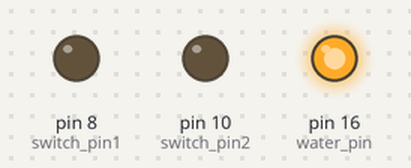
The program below on a simulated Raspberry Pi (header pin numbers). Shown: output pins drawn as LEDs (lit = HIGH). The clock reads 2024-03-15 10:24:30 at power-on unless the program sets it.

Above: at 0.1 s.
At 10.1 s:
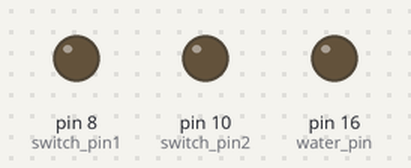
Timing chart, 0 to 11.6 s (numbered marks = the images above):
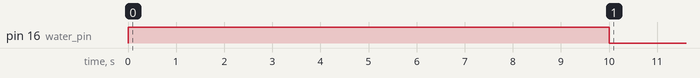

The program:

gpio_control.py
```python
import RPi.GPIO as GPIO
import time
import datetime

switch_pin1 = 8
switch_pin2 = 10
water_pin = 16

GPIO.setmode(GPIO.BOARD)
GPIO.setup(switch_pin1, GPIO.OUT)
GPIO.setup(switch_pin2, GPIO.OUT)
GPIO.setup(water_pin, GPIO.OUT)

# Initialize a variable to store the last day we activated the water pin
last_water_day = None

while True:
    current_time = time.localtime()

    # Check if it is night time
    if current_time.tm_hour < 8 or current_time.tm_hour >= 22:
        GPIO.output(switch_pin1, GPIO.HIGH)
        GPIO.output(switch_pin2, GPIO.HIGH)
    else:
        GPIO.output(switch_pin1, GPIO.LOW)
        GPIO.output(switch_pin2, GPIO.LOW)

    # Get today's date
    today = datetime.date.today()

    # Check if today is different from the last water day and if it is an alternate day
    if today != last_water_day and (last_water_day is None or (today - last_water_day).days >= 3):
        # Turn on the water pin
        GPIO.output(water_pin, GPIO.HIGH)
        time.sleep(10)  # Keep it on for 1 minute
        GPIO.output(water_pin, GPIO.LOW)
        last_water_day = today  # Update the last water day

    time.sleep(60)  # Wait for 1 minute before checking again
```

Measured:
- by itself, pin 16 (water_pin): LOW → HIGH at 0.00 s, → LOW 10.0 s later
